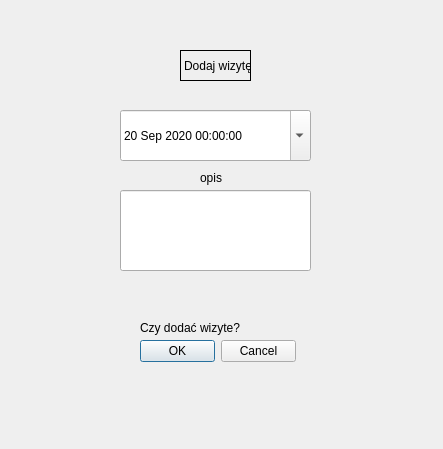
<?xml version="1.0" encoding="UTF-8"?>
<ui version="4.0">
 <class>WizytaDialog</class>
 <widget class="QDialog" name="WizytaDialog">
  <property name="geometry">
   <rect>
    <x>0</x>
    <y>0</y>
    <width>443</width>
    <height>449</height>
   </rect>
  </property>
  <property name="windowTitle">
   <string>Dialog</string>
  </property>
  <widget class="QDialogButtonBox" name="buttonBox">
   <property name="geometry">
    <rect>
     <x>140</x>
     <y>340</y>
     <width>156</width>
     <height>23</height>
    </rect>
   </property>
   <property name="standardButtons">
    <set>QDialogButtonBox::Cancel|QDialogButtonBox::Ok</set>
   </property>
  </widget>
  <widget class="QDateTimeEdit" name="dtData">
   <property name="geometry">
    <rect>
     <x>120</x>
     <y>110</y>
     <width>191</width>
     <height>51</height>
    </rect>
   </property>
   <property name="dateTime">
    <datetime>
     <hour>0</hour>
     <minute>0</minute>
     <second>0</second>
     <year>2020</year>
     <month>9</month>
     <day>20</day>
    </datetime>
   </property>
   <property name="minimumDateTime">
    <datetime>
     <hour>0</hour>
     <minute>0</minute>
     <second>0</second>
     <year>2020</year>
     <month>1</month>
     <day>1</day>
    </datetime>
   </property>
   <property name="calendarPopup">
    <bool>true</bool>
   </property>
  </widget>
  <widget class="QLineEdit" name="lineOpis">
   <property name="geometry">
    <rect>
     <x>120</x>
     <y>190</y>
     <width>191</width>
     <height>81</height>
    </rect>
   </property>
  </widget>
  <widget class="QLabel" name="label">
   <property name="geometry">
    <rect>
     <x>140</x>
     <y>320</y>
     <width>101</width>
     <height>16</height>
    </rect>
   </property>
   <property name="text">
    <string>Czy dodać wizyte?</string>
   </property>
  </widget>
  <widget class="QLabel" name="label_2">
   <property name="geometry">
    <rect>
     <x>200</x>
     <y>170</y>
     <width>31</width>
     <height>16</height>
    </rect>
   </property>
   <property name="text">
    <string>opis</string>
   </property>
  </widget>
  <widget class="QLabel" name="label_3">
   <property name="geometry">
    <rect>
     <x>180</x>
     <y>50</y>
     <width>71</width>
     <height>31</height>
    </rect>
   </property>
   <property name="frameShape">
    <enum>QFrame::Box</enum>
   </property>
   <property name="text">
    <string>Dodaj wizytę</string>
   </property>
  </widget>
 </widget>
 <resources/>
 <connections/>
</ui>
